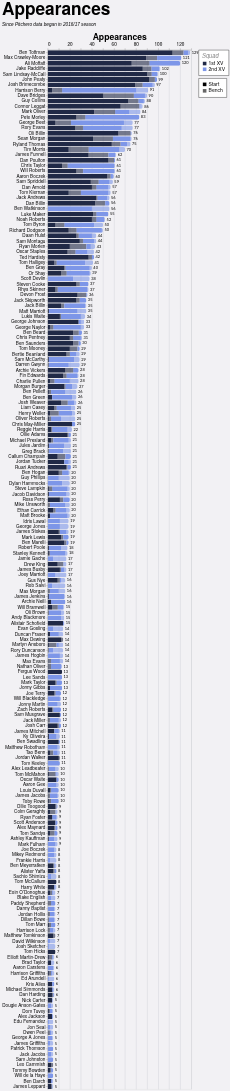

This figure's Vega-Lite source:
### Vega-Lite specification from a JSON file in a GitHub repository (floating-point values rounded to 4 significant figures; data arrays with more than 128 entries replaced by an {"elided": "..."} marker saying what was removed)
{"config": {"axis": {"labelFont": "PT Sans Narrow, Helvetica Neue, Helvetica, Arial, sans-serif", "titleFont": "PT Sans Narrow, Helvetica Neue, Helvetica, Arial, sans-serif", "labelFontSize": 13, "titleFontSize": 24, "gridColor": "#202947", "gridOpacity": 0.2, "zindex": 1}, "text": {"font": "Lato, sans-serif"}, "bar": {"cornerRadiusEnd": 5}, "header": {"labelFont": "PT Sans Narrow, Helvetica Neue, Helvetica, Arial, sans-serif", "titleFont": "PT Sans Narrow, Helvetica Neue, Helvetica, Arial, sans-serif", "labelFontSize": 24, "titleFontSize": 28, "labelFontWeight": "bold", "orient": "left"}, "legend": {"labelFont": "PT Sans Narrow, Helvetica Neue, Helvetica, Arial, sans-serif", "titleFont": "PT Sans Narrow, Helvetica Neue, Helvetica, Arial, sans-serif", "labelFontSize": 14, "titleFontSize": 16, "titlePadding": 5, "fillColor": "white", "strokeColor": "black", "padding": 10, "titleFontWeight": "lighter", "titleFontStyle": "italic", "titleColor": "gray", "offset": 10}, "title": {"font": "PT Sans Narrow, Helvetica Neue, Helvetica, Arial, sans-serif", "fontSize": 48, "fontWeight": "bold", "anchor": "start", "align": "center", "titlePadding": 20, "subtitlePadding": 10, "subtitleFontSize": 13, "subtitleColor": "", "subtitleFontStyle": "italic", "offset": 15, "color": "black"}, "axisX": {"labelAngle": 0}, "facet": {"title": null, "header": null, "align": {"row": "each", "column": "each"}}, "resolve": {"scale": {"y": "independent", "facet": "independent"}}, "background": "#f2f1f4", "scale": {"offsetBandPaddingOuter": 0.2, "offsetBandPaddingInner": 0.1}}, "layer": [{"mark": {"type": "bar"}, "encoding": {"color": {"field": "squad", "legend": {"direction": "vertical", "labelExpr": "datum.value + ' XV'", "offset": 20, "orient": "right", "title": "Squad"}, "scale": {"domain": ["1st", "2nd"], "range": ["#202946", "#7d96e8"]}, "sort": ["1st", "2nd"], "type": "nominal"}, "opacity": {"field": "start", "legend": {"direction": "vertical", "offset": 20, "orient": "right", "title": null}, "scale": {"domain": ["Start", "Bench"], "range": [1.0, 0.6]}, "sort": ["Start", "Bench"], "type": "nominal"}, "order": {"field": "stack_order", "sort": "ascending", "type": "quantitative"}, "tooltip": [{"field": "player", "title": "Player", "type": "nominal"}, {"field": "squad", "title": "Squad", "type": "nominal"}, {"field": "start", "title": "Selection", "type": "nominal"}, {"aggregate": "sum", "field": "games", "title": "Games", "type": "quantitative"}, {"aggregate": "max", "field": "player_total", "title": "Total", "type": "quantitative"}], "x": {"aggregate": "sum", "axis": {"orient": "top", "title": "Appearances"}, "field": "games", "type": "quantitative"}, "y": {"field": "player", "sort": {"field": "player_total", "op": "max", "order": "descending"}, "title": null, "type": "nominal"}}}, {"mark": {"type": "text", "align": "left", "baseline": "middle", "color": "black", "dx": 4, "fontSize": 11}, "encoding": {"text": {"field": "total_games", "format": ".0f", "type": "quantitative"}, "x": {"axis": {"orient": "top", "title": "Appearances"}, "field": "total_games", "type": "quantitative"}, "y": {"field": "player", "sort": {"field": "player_total", "op": "max", "order": "descending"}, "title": null, "type": "nominal"}}, "transform": [{"aggregate": [{"op": "sum", "field": "games", "as": "total_games"}, {"op": "max", "field": "player_total", "as": "player_total"}], "groupby": ["player"]}]}], "data": {"name": "data-f68edc07a6f27dff78443697a390cd14"}, "height": {"step": 15}, "params": [{"name": "seasonParam", "value": []}, {"name": "gameTypesParam", "value": []}, {"name": "squadParam", "value": "All"}, {"name": "positionsParam", "value": []}, {"name": "minAppsParam", "value": 5}], "title": {"text": "Appearances", "subtitle": "Since Pitchero data began in 2016/17 season"}, "transform": [{"filter": "length(seasonParam) === 0 || indexof(seasonParam, datum.season) >= 0"}, {"filter": "length(gameTypesParam) === 0 || indexof(gameTypesParam, datum.game_type) >= 0"}, {"filter": "squadParam === \"All\" || datum.squad === squadParam"}, {"filter": "length(positionsParam) === 0 || indexof(positionsParam, datum.position) >= 0"}, {"joinaggregate": [{"op": "sum", "field": "games", "as": "player_total"}], "groupby": ["player"]}, {"filter": "datum.player_total >= minAppsParam"}], "width": 400, "$schema": "https://vega.github.io/schema/vega-lite/v5.20.1.json", "datasets": {"data-f68edc07a6f27dff78443697a390cd14": {"elided": "2371 records"}}}
